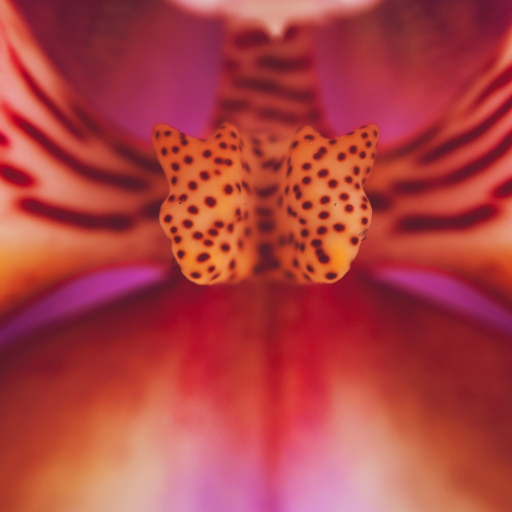
#> input picture backend/modules/test_images/init-img_opaque.png, 512 x 512 px; the run also reads 2 pictures not shown here
$ python get_canvas_generation_mode.py
#> lines starting #> are read from the running program, lines starting #| are printed output that depends on the picture
from PIL import Image, ImageChops
from PIL.Image import Image as ImageType
from typing import Union, Literal

# https://stackoverflow.com/questions/43864101/python-pil-check-if-image-is-transparent
def check_for_any_transparency(img: Union[ImageType, str]) -> bool:
    if type(img) is str:
        img = Image.open(str)

    if img.info.get("transparency", None) is not None:
        return True
    if img.mode == "P":
        transparent = img.info.get("transparency", -1)
        for _, index in img.getcolors():
            if index == transparent:
                return True
    elif img.mode == "RGBA":
        extrema = img.getextrema()
        if extrema[3][0] < 255:
            return True
    return False


def get_canvas_generation_mode(
    init_img: Union[ImageType, str], init_mask: Union[ImageType, str]
) -> Literal["txt2img", "outpainting", "inpainting", "img2img",]:
#> called with init_img = 'test_images/init-img_opaque.png', init_mask = 'test_images/init-mask_no_mask.png'
    if type(init_img) is str:
        init_img = Image.open(init_img)
#> init_img is the input picture: PIL image 512x512 RGB; mean R, G, B 174.9, 64.6, 66.4

    if type(init_mask) is str:
        init_mask = Image.open(init_mask)

    init_img = init_img.convert("RGBA")
#> init_img: PIL image 512x512 RGBA

    # Get alpha from init_img
    init_img_alpha = init_img.split()[-1]
#> init_img_alpha: PIL image 512x512 L; every value is 255
    init_img_alpha_mask = init_img_alpha.convert("L")
    init_img_has_transparency = check_for_any_transparency(init_img)
#> in check_for_any_transparency, `extrema = img.getextrema()`: extrema = ((78, 247), (0, 179), (27, 207), (255, 255))
#> init_img_has_transparency = False

    if init_img_has_transparency:
        init_img_is_fully_transparent = (
            True if init_img_alpha_mask.getbbox() is None else False
        )

    """
    Mask images are white in areas where no change should be made, black where changes
    should be made.
    """

    # Fit the mask to init_img's size and convert it to greyscale
    init_mask = init_mask.resize(init_img.size).convert("L")

    """
    PIL.Image.getbbox() returns the bounding box of non-zero areas of the image, so we first
    invert the mask image so that masked areas are white and other areas black == zero.
    getbbox() now tells us if the are any masked areas.
    """
    init_mask_bbox = ImageChops.invert(init_mask).getbbox()
#> init_mask_bbox = None
    init_mask_exists = False if init_mask_bbox is None else True
#> init_mask_exists = False

    if init_img_has_transparency:
        if init_img_is_fully_transparent:
            return "txt2img"
        else:
            return "outpainting"
    else:
        if init_mask_exists:
            return "inpainting"
        else:
            return "img2img"


def main():
    # Testing
    init_img_opaque = "test_images/init-img_opaque.png"
    init_img_partial_transparency = "test_images/init-img_partial_transparency.png"
    init_img_full_transparency = "test_images/init-img_full_transparency.png"
    init_mask_no_mask = "test_images/init-mask_no_mask.png"
    init_mask_has_mask = "test_images/init-mask_has_mask.png"

    print(
        "OPAQUE IMAGE, NO MASK, expect img2img, got ",
        get_canvas_generation_mode(init_img_opaque, init_mask_no_mask),
    )

    print(
        "IMAGE WITH TRANSPARENCY, NO MASK, expect outpainting, got ",
        get_canvas_generation_mode(
            init_img_partial_transparency, init_mask_no_mask
        ),
    )
#> call 2 of get_canvas_generation_mode, with init_mask = 'test_images/init-mask_no_mask.png'
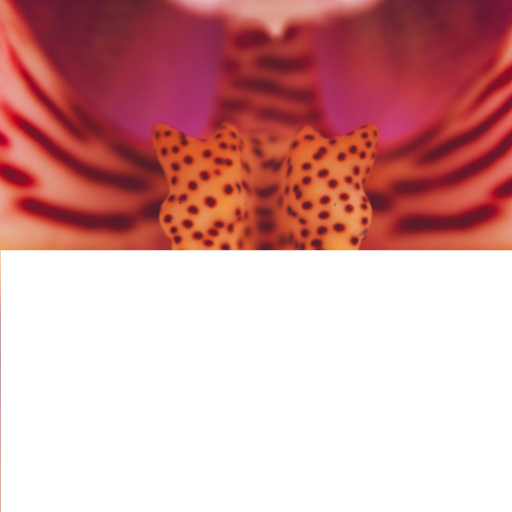
#> input picture backend/modules/test_images/init-img_partial_transparency.png, 512 x 512 px
#> in get_canvas_generation_mode, init_img is the input picture: PIL image 512x512 RGBA; mean R, G, B, A 83.4, 29.7, 30.1, 124.7
#> in get_canvas_generation_mode (call 2), `init_img_alpha = init_img.split()[-1]`:
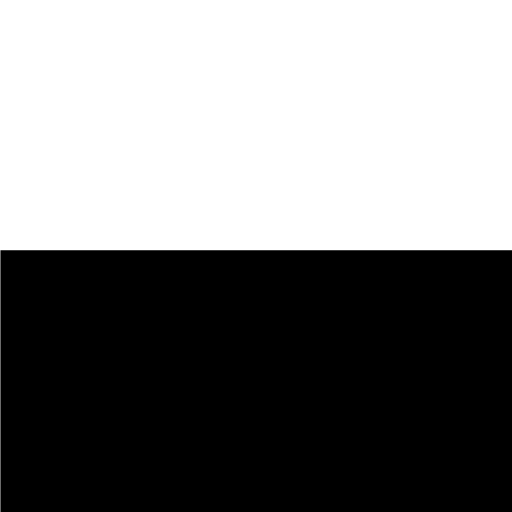
#> init_img_alpha: PIL image 512x512 L; min 0, max 255, mean 124.7
#> in get_canvas_generation_mode (call 2), `init_img_has_transparency = check_for_any_transparency(init_img)`: init_img_has_transparency = True
#> in get_canvas_generation_mode (call 2), `init_img_is_fully_transparent = ( True if init_img_alpha_mask.getbbox(..`: init_img_is_fully_transparent = False

    print(
        "FULLY TRANSPARENT IMAGE NO MASK, expect txt2img, got ",
        get_canvas_generation_mode(init_img_full_transparency, init_mask_no_mask),
    )
#> in get_canvas_generation_mode (call 3), `init_img_alpha = init_img.split()[-1]`: init_img_alpha: PIL image 512x512 L; every value is 0

    print(
        "OPAQUE IMAGE, WITH MASK, expect inpainting, got ",
        get_canvas_generation_mode(init_img_opaque, init_mask_has_mask),
    )
#> call 4 of get_canvas_generation_mode, with init_img = 'test_images/init-img_opaque.png', init_mask = 'test_images/init-mask_has_mask.png'
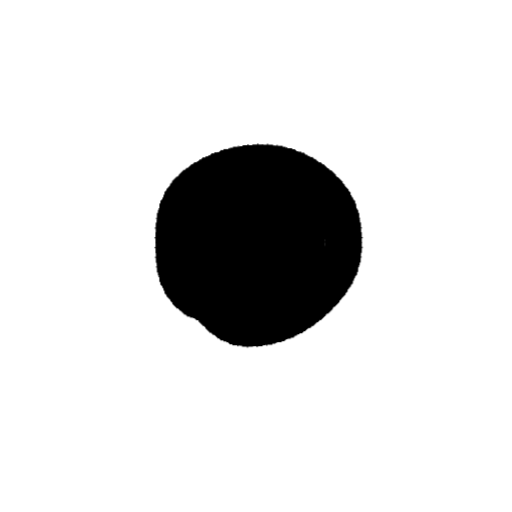
#> input picture backend/modules/test_images/init-mask_has_mask.png, 512 x 512 px
#> in get_canvas_generation_mode, init_mask is the input picture: PIL image 512x512 RGB; min 0, max 255, mean 223
#> in get_canvas_generation_mode (call 4), `init_mask_bbox = ImageChops.invert(init_mask).getbbox()`: init_mask_bbox = (154, 143, 364, 349)
#> in get_canvas_generation_mode (call 4), `init_mask_exists = False if init_mask_bbox is None else True`: init_mask_exists = True

    print(
        "IMAGE WITH TRANSPARENCY, WITH MASK, expect outpainting, got ",
        get_canvas_generation_mode(
            init_img_partial_transparency, init_mask_has_mask
        ),
    )

    print(
        "FULLY TRANSPARENT IMAGE WITH MASK, expect txt2img, got ",
        get_canvas_generation_mode(init_img_full_transparency, init_mask_has_mask),
    )


if __name__ == "__main__":
    main()
